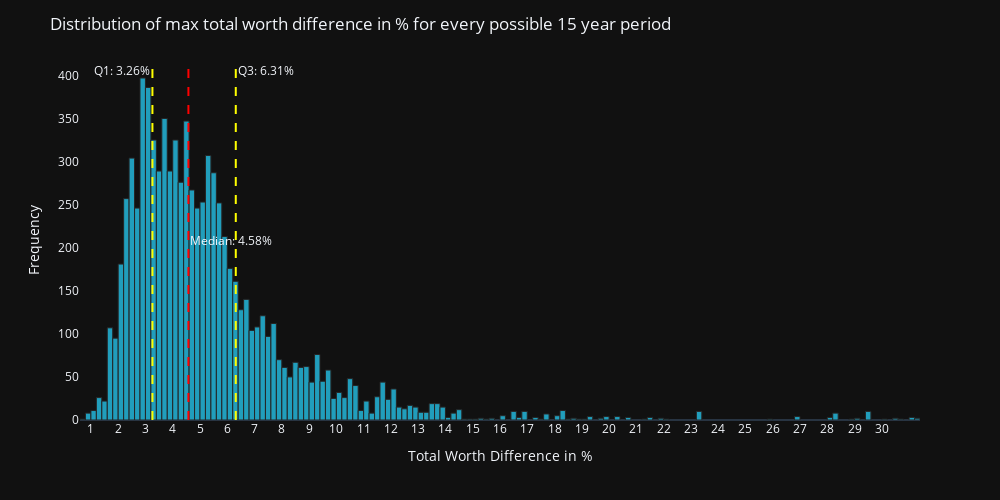

Here is the notebook cell this chart was saved with:
### Code cell
values = 100 - min_worth / max_worth * 100

fig = px.histogram(values)

# change ticks to every second
tickvals = list(range(int(values.min()), int(values.max()), 1))
fig.update_xaxes(tickmode="array", tickvals=tickvals, showgrid=False)
fig.update_yaxes(showgrid=False)

# add vertical gridlines

# add q1 median and q3

# q1
q1 = values.quantile(0.25)
q3 = values.quantile(0.75)
plus_2_std = values.mean() + 2 * values.std()
minus_2_std = values.mean() - 2 * values.std()
median = values.median()
mean = values.mean()

fig.add_vline(x=q1, line_dash="dash", line_color="yellow", annotation_text=f"Q1: {q1:.2f}%", annotation_position="top left")
fig.add_vline(x=median, line_dash="dash", line_color="red", annotation_text=f"Median: {median:.2f}%", annotation_position="right")
fig.add_vline(x=q3, line_dash="dash", line_color="yellow", annotation_text=f"Q3: {q3:.2f}%", annotation_position="top right")
# fig.add_vline(x=mean, line_dash="dash", line_color="green", annotation_text=f"Mean: {mean:.2f}%", annotation_position="bottom right")
# fig.add_vline(x=plus_2_std, line_dash="dash", line_color="red", annotation_text=f"Mean + 2 Std: {plus_2_std:.2f}%", annotation_position="bottom left")
# fig.add_vline(x=minus_2_std, line_dash="dash", line_color="red", annotation_text=f"Mean - 2 Std: {minus_2_std:.2f}%", annotation_position="bottom left")

fig.update_traces(marker_line_width=1,marker_line_color="#252525")

fig.update_layout(
    width=1000,
    height=500,
    title="Distribution of max total worth difference in % for every possible 15 year period",
    xaxis_title="Total Worth Difference in %",
    yaxis_title="Frequency",
    template="plotly_dark",
    showlegend=False
)

### Figure 1 — Plotly figure (JSON) as saved in the notebook; plotly's stock layout.template omitted (floating-point values rounded to 4 significant figures; data arrays with more than 128 entries replaced by an {"elided": "..."} marker saying what was removed)
{"data": [{"alignmentgroup": "True", "bingroup": "x", "hovertemplate": "variable=total_worth<br>value=%{x}<br>count=%{y}<extra></extra>", "legendgroup": "total_worth", "marker": {"color": "#219ebc", "line": {"color": "#252525", "width": 1}, "pattern": {"shape": ""}}, "name": "total_worth", "offsetgroup": "total_worth", "orientation": "v", "showlegend": true, "type": "histogram", "x": {"elided": "8445 float values"}, "xaxis": "x", "yaxis": "y"}], "layout": {"annotations": [{"showarrow": false, "text": "Q1: 3.26%", "x": 3.256, "xanchor": "right", "xref": "x", "y": 1, "yanchor": "top", "yref": "y domain"}, {"showarrow": false, "text": "Median: 4.58%", "x": 4.575, "xanchor": "left", "xref": "x", "y": 0.5, "yanchor": "middle", "yref": "y domain"}, {"showarrow": false, "text": "Q3: 6.31%", "x": 6.312, "xanchor": "left", "xref": "x", "y": 1, "yanchor": "top", "yref": "y domain"}], "barmode": "relative", "height": 500, "legend": {"title": {"text": "variable"}, "tracegroupgap": 0}, "margin": {"t": 60}, "shapes": [{"line": {"color": "yellow", "dash": "dash"}, "type": "line", "x0": 3.256, "x1": 3.256, "xref": "x", "y0": 0, "y1": 1, "yref": "y domain"}, {"line": {"color": "red", "dash": "dash"}, "type": "line", "x0": 4.575, "x1": 4.575, "xref": "x", "y0": 0, "y1": 1, "yref": "y domain"}, {"line": {"color": "yellow", "dash": "dash"}, "type": "line", "x0": 6.312, "x1": 6.312, "xref": "x", "y0": 0, "y1": 1, "yref": "y domain"}], "showlegend": false, "title": {"text": "Distribution of max total worth difference in % for every possible 15 year period"}, "width": 1000, "xaxis": {"anchor": "y", "domain": [0, 1], "showgrid": false, "tickmode": "array", "tickvals": [0, 1, 2, 3, 4, 5, 6, 7, 8, 9, 10, 11, 12, 13, 14, 15, 16, 17, 18, 19, 20, 21, 22, 23, 24, 25, 26, 27, 28, 29, 30], "title": {"text": "Total Worth Difference in %"}}, "yaxis": {"anchor": "x", "domain": [0, 1], "showgrid": false, "title": {"text": "Frequency"}}}}
